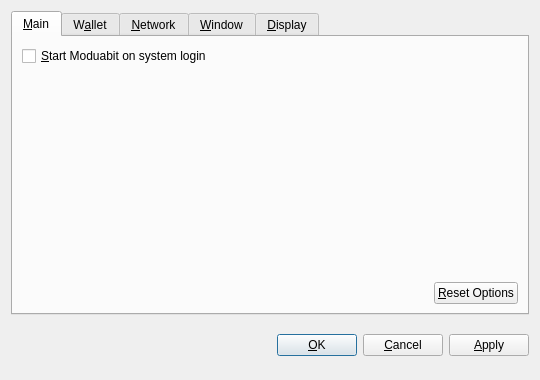
<?xml version="1.0" encoding="UTF-8"?>
<ui version="4.0">
 <class>OptionsDialog</class>
 <widget class="QDialog" name="OptionsDialog">
  <property name="geometry">
   <rect>
    <x>0</x>
    <y>0</y>
    <width>540</width>
    <height>380</height>
   </rect>
  </property>
  <property name="windowTitle">
   <string>Options</string>
  </property>
  <property name="modal">
   <bool>true</bool>
  </property>
  <layout class="QVBoxLayout" name="verticalLayout">
   <item>
    <widget class="QTabWidget" name="tabWidget">
     <property name="tabPosition">
      <enum>QTabWidget::North</enum>
     </property>
     <property name="currentIndex">
      <number>0</number>
     </property>
     <widget class="QWidget" name="tabMain">
      <attribute name="title">
       <string>&amp;Main</string>
      </attribute>
      <layout class="QVBoxLayout" name="verticalLayout_Main">
       <item>
        <widget class="QCheckBox" name="bitcoinAtStartup">
         <property name="toolTip">
          <string>Automatically start Moduabit after logging in to the system.</string>
         </property>
         <property name="text">
          <string>&amp;Start Moduabit on system login</string>
         </property>
        </widget>
       </item>
       <item>
        <spacer name="verticalSpacer_Main">
         <property name="orientation">
          <enum>Qt::Vertical</enum>
         </property>
         <property name="sizeHint" stdset="0">
          <size>
           <width>20</width>
           <height>40</height>
          </size>
         </property>
        </spacer>
       </item>
       <item>
        <layout class="QHBoxLayout" name="horizontalLayout_2_Main">
         <item>
          <spacer name="horizontalSpacer_2_Main">
           <property name="orientation">
            <enum>Qt::Horizontal</enum>
           </property>
           <property name="sizeHint" stdset="0">
            <size>
             <width>40</width>
             <height>20</height>
            </size>
           </property>
          </spacer>
         </item>
         <item>
          <widget class="QPushButton" name="resetButton">
           <property name="toolTip">
            <string>Reset all client options to default.</string>
           </property>
           <property name="text">
            <string>&amp;Reset Options</string>
           </property>
           <property name="autoDefault">
            <bool>false</bool>
           </property>
          </widget>
         </item>
        </layout>
       </item>
      </layout>
     </widget>
     <widget class="QWidget" name="tabWallet">
      <attribute name="title">
       <string>W&amp;allet</string>
      </attribute>
      <layout class="QVBoxLayout" name="verticalLayout_Network">
       <item>
        <widget class="QLabel" name="transactionFeeInfoLabel">
         <property name="text">
          <string>Optional transaction fee per kB that helps make sure your transactions are processed quickly. Most transactions are 1 kB.</string>
         </property>
         <property name="textFormat">
          <enum>Qt::PlainText</enum>
         </property>
         <property name="wordWrap">
          <bool>true</bool>
         </property>
        </widget>
       </item>
       <item>
        <layout class="QHBoxLayout" name="horizontalLayout_1_Main">
         <item>
          <widget class="QLabel" name="transactionFeeLabel">
           <property name="text">
            <string>Pay transaction &amp;fee</string>
           </property>
           <property name="textFormat">
            <enum>Qt::PlainText</enum>
           </property>
           <property name="buddy">
            <cstring>transactionFee</cstring>
           </property>
          </widget>
         </item>
         <item>
          <widget class="BitcoinAmountField" name="transactionFee"/>
         </item>
         <item>
          <spacer name="horizontalSpacer_1_Main">
           <property name="orientation">
            <enum>Qt::Horizontal</enum>
           </property>
           <property name="sizeHint" stdset="0">
            <size>
             <width>40</width>
             <height>20</height>
            </size>
           </property>
          </spacer>
         </item>
        </layout>
       </item>
       <item>
        <widget class="QLabel" name="label">
         <property name="text">
          <string>If you disable the spending of unconfirmed change, the change from a transaction cannot be used until that transaction has at least one confirmation. This also affects how your balance is computed.</string>
         </property>
         <property name="wordWrap">
          <bool>true</bool>
         </property>
        </widget>
       </item>
       <item>
        <widget class="QCheckBox" name="spendZeroConfChange">
         <property name="text">
          <string>Spend unconfirmed change  (experts only)</string>
         </property>
        </widget>
       </item>
       <item>
        <spacer name="verticalSpacer">
         <property name="orientation">
          <enum>Qt::Vertical</enum>
         </property>
         <property name="sizeHint" stdset="0">
          <size>
           <width>20</width>
           <height>40</height>
          </size>
         </property>
        </spacer>
       </item>
      </layout>
     </widget>
     <widget class="QWidget" name="tabNetwork">
      <attribute name="title">
       <string>&amp;Network</string>
      </attribute>
      <layout class="QVBoxLayout" name="verticalLayout_Network">
       <item>
        <widget class="QCheckBox" name="mapPortUpnp">
         <property name="toolTip">
          <string>Automatically open the Moduabit client port on the router. This only works when your router supports UPnP and it is enabled.</string>
         </property>
         <property name="text">
          <string>Map port using &amp;UPnP</string>
         </property>
        </widget>
       </item>
       <item>
        <widget class="QCheckBox" name="connectSocks">
         <property name="toolTip">
          <string>Connect to the Moduabit network through a SOCKS proxy (e.g. when connecting through Tor).</string>
         </property>
         <property name="text">
          <string>&amp;Connect through SOCKS proxy:</string>
         </property>
        </widget>
       </item>
       <item>
        <layout class="QHBoxLayout" name="horizontalLayout_Network">
         <item>
          <widget class="QLabel" name="proxyIpLabel">
           <property name="text">
            <string>Proxy &amp;IP:</string>
           </property>
           <property name="textFormat">
            <enum>Qt::PlainText</enum>
           </property>
           <property name="buddy">
            <cstring>proxyIp</cstring>
           </property>
          </widget>
         </item>
         <item>
          <widget class="QValidatedLineEdit" name="proxyIp">
           <property name="maximumSize">
            <size>
             <width>140</width>
             <height>16777215</height>
            </size>
           </property>
           <property name="toolTip">
            <string>IP address of the proxy (e.g. 127.0.0.1)</string>
           </property>
          </widget>
         </item>
         <item>
          <widget class="QLabel" name="proxyPortLabel">
           <property name="text">
            <string>&amp;Port:</string>
           </property>
           <property name="textFormat">
            <enum>Qt::PlainText</enum>
           </property>
           <property name="buddy">
            <cstring>proxyPort</cstring>
           </property>
          </widget>
         </item>
         <item>
          <widget class="QLineEdit" name="proxyPort">
           <property name="maximumSize">
            <size>
             <width>55</width>
             <height>16777215</height>
            </size>
           </property>
           <property name="toolTip">
            <string>Port of the proxy (e.g. 9050)</string>
           </property>
          </widget>
         </item>
         <item>
          <widget class="QLabel" name="socksVersionLabel">
           <property name="text">
            <string>SOCKS &amp;Version:</string>
           </property>
           <property name="textFormat">
            <enum>Qt::PlainText</enum>
           </property>
           <property name="buddy">
            <cstring>socksVersion</cstring>
           </property>
          </widget>
         </item>
         <item>
          <widget class="QValueComboBox" name="socksVersion">
           <property name="toolTip">
            <string>SOCKS version of the proxy (e.g. 5)</string>
           </property>
          </widget>
         </item>
         <item>
          <spacer name="horizontalSpacer_Network">
           <property name="orientation">
            <enum>Qt::Horizontal</enum>
           </property>
           <property name="sizeHint" stdset="0">
            <size>
             <width>40</width>
             <height>20</height>
            </size>
           </property>
          </spacer>
         </item>
        </layout>
       </item>
       <item>
        <spacer name="verticalSpacer_Network">
         <property name="orientation">
          <enum>Qt::Vertical</enum>
         </property>
         <property name="sizeHint" stdset="0">
          <size>
           <width>20</width>
           <height>40</height>
          </size>
         </property>
        </spacer>
       </item>
      </layout>
     </widget>
     <widget class="QWidget" name="tabWindow">
      <attribute name="title">
       <string>&amp;Window</string>
      </attribute>
      <layout class="QVBoxLayout" name="verticalLayout_Window">
       <item>
        <widget class="QCheckBox" name="minimizeToTray">
         <property name="toolTip">
          <string>Show only a tray icon after minimizing the window.</string>
         </property>
         <property name="text">
          <string>&amp;Minimize to the tray instead of the taskbar</string>
         </property>
        </widget>
       </item>
       <item>
        <widget class="QCheckBox" name="minimizeOnClose">
         <property name="toolTip">
          <string>Minimize instead of exit the application when the window is closed. When this option is enabled, the application will be closed only after selecting Quit in the menu.</string>
         </property>
         <property name="text">
          <string>M&amp;inimize on close</string>
         </property>
        </widget>
       </item>
       <item>
        <spacer name="verticalSpacer_Window">
         <property name="orientation">
          <enum>Qt::Vertical</enum>
         </property>
         <property name="sizeHint" stdset="0">
          <size>
           <width>20</width>
           <height>40</height>
          </size>
         </property>
        </spacer>
       </item>
      </layout>
     </widget>
     <widget class="QWidget" name="tabDisplay">
      <attribute name="title">
       <string>&amp;Display</string>
      </attribute>
      <layout class="QVBoxLayout" name="verticalLayout_Display">
       <item>
        <layout class="QHBoxLayout" name="horizontalLayout_1_Display">
         <item>
          <widget class="QLabel" name="langLabel">
           <property name="text">
            <string>User Interface &amp;language:</string>
           </property>
           <property name="textFormat">
            <enum>Qt::PlainText</enum>
           </property>
           <property name="buddy">
            <cstring>lang</cstring>
           </property>
          </widget>
         </item>
         <item>
          <widget class="QValueComboBox" name="lang">
           <property name="toolTip">
            <string>The user interface language can be set here. This setting will take effect after restarting Moduabit.</string>
           </property>
          </widget>
         </item>
        </layout>
       </item>
       <item>
        <layout class="QHBoxLayout" name="horizontalLayout_2_Display">
         <item>
          <widget class="QLabel" name="unitLabel">
           <property name="text">
            <string>&amp;Unit to show amounts in:</string>
           </property>
           <property name="textFormat">
            <enum>Qt::PlainText</enum>
           </property>
           <property name="buddy">
            <cstring>unit</cstring>
           </property>
          </widget>
         </item>
         <item>
          <widget class="QValueComboBox" name="unit">
           <property name="toolTip">
            <string>Choose the default subdivision unit to show in the interface and when sending coins.</string>
           </property>
          </widget>
         </item>
        </layout>
       </item>
       <item>
        <widget class="QCheckBox" name="displayAddresses">
         <property name="toolTip">
          <string>Whether to show Moduabit addresses in the transaction list or not.</string>
         </property>
         <property name="text">
          <string>&amp;Display addresses in transaction list</string>
         </property>
        </widget>
       </item>
       <item>
        <widget class="QCheckBox" name="coinControlFeatures">
         <property name="toolTip">
          <string>Whether to show coin control features or not.</string>
         </property>
         <property name="text">
          <string>Display coin &amp;control features (experts only!)</string>
         </property>
        </widget>
       </item>
       <item>
        <spacer name="verticalSpacer_Display">
         <property name="orientation">
          <enum>Qt::Vertical</enum>
         </property>
         <property name="sizeHint" stdset="0">
          <size>
           <width>20</width>
           <height>40</height>
          </size>
         </property>
        </spacer>
       </item>
      </layout>
     </widget>
    </widget>
   </item>
   <item>
    <layout class="QHBoxLayout" name="horizontalLayout_Buttons">
     <item>
      <spacer name="horizontalSpacer_1">
       <property name="orientation">
        <enum>Qt::Horizontal</enum>
       </property>
       <property name="sizeHint" stdset="0">
        <size>
         <width>40</width>
         <height>48</height>
        </size>
       </property>
      </spacer>
     </item>
     <item>
      <widget class="QLabel" name="statusLabel">
       <property name="font">
        <font>
         <weight>75</weight>
         <bold>true</bold>
        </font>
       </property>
       <property name="text">
        <string/>
       </property>
       <property name="textFormat">
        <enum>Qt::PlainText</enum>
       </property>
       <property name="wordWrap">
        <bool>true</bool>
       </property>
      </widget>
     </item>
     <item>
      <spacer name="horizontalSpacer_2">
       <property name="orientation">
        <enum>Qt::Horizontal</enum>
       </property>
       <property name="sizeHint" stdset="0">
        <size>
         <width>40</width>
         <height>48</height>
        </size>
       </property>
      </spacer>
     </item>
     <item>
      <widget class="QPushButton" name="okButton">
       <property name="text">
        <string>&amp;OK</string>
       </property>
      </widget>
     </item>
     <item>
      <widget class="QPushButton" name="cancelButton">
       <property name="text">
        <string>&amp;Cancel</string>
       </property>
       <property name="autoDefault">
        <bool>false</bool>
       </property>
      </widget>
     </item>
     <item>
      <widget class="QPushButton" name="applyButton">
       <property name="text">
        <string>&amp;Apply</string>
       </property>
       <property name="autoDefault">
        <bool>false</bool>
       </property>
      </widget>
     </item>
    </layout>
   </item>
  </layout>
 </widget>
 <customwidgets>
  <customwidget>
   <class>BitcoinAmountField</class>
   <extends>QSpinBox</extends>
   <header>bitcoinamountfield.h</header>
  </customwidget>
  <customwidget>
   <class>QValueComboBox</class>
   <extends>QComboBox</extends>
   <header>qvaluecombobox.h</header>
  </customwidget>
  <customwidget>
   <class>QValidatedLineEdit</class>
   <extends>QLineEdit</extends>
   <header>qvalidatedlineedit.h</header>
  </customwidget>
 </customwidgets>
 <resources/>
 <connections/>
</ui>
